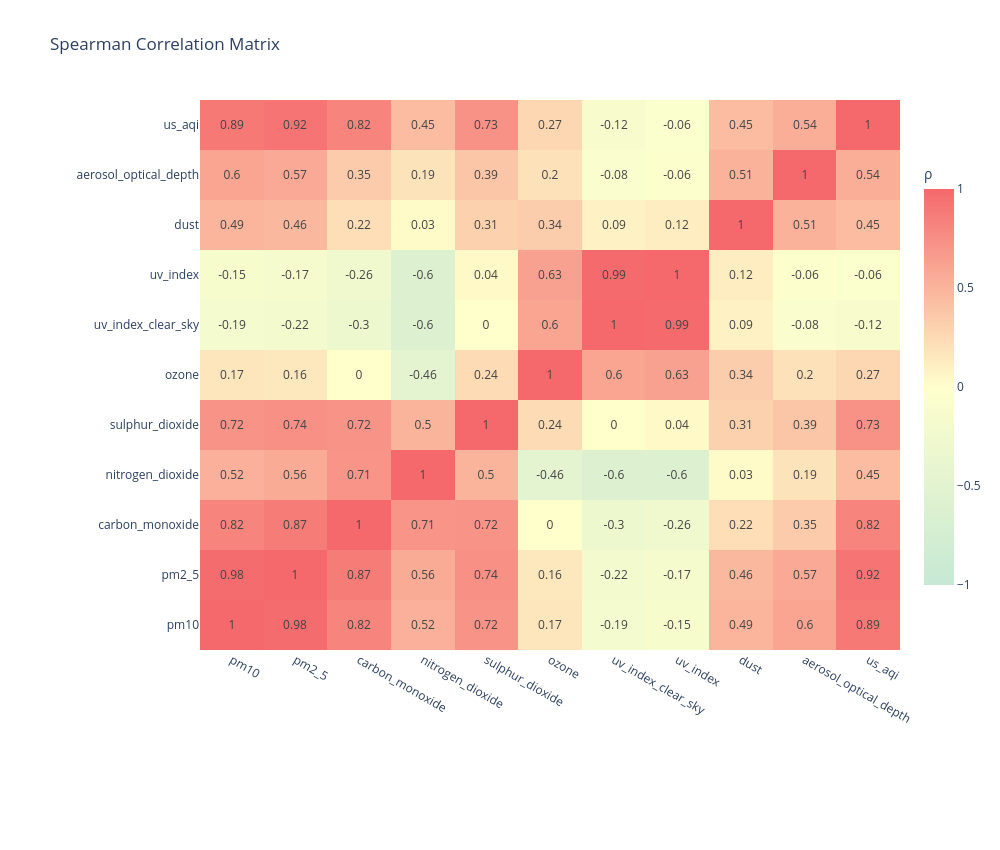

The cell this chart's notebook holds for it:
### Markdown cell above
### Spearman-correlation heatmap

### Code cell
corr = df[numeric_columns].corr(method="spearman")

pastel_scale = [
    [0.0, "rgb(198,232,212)"],   # light green
    [0.5, "rgb(255,255,204)"],   # pale yellow
    [1.0, "rgb(245,105,108)"]    # stronger coral‑red
]

fig = go.Figure(data=go.Heatmap(
    z=corr.values,
    x=corr.columns,
    y=corr.index,
    zmin=-1, zmax=1, zmid=0,
    colorscale=pastel_scale,
    text=corr.round(2).values,
    texttemplate="%{text}",
    textfont=dict(size=12),
    colorbar=dict(
        title="ρ",
        lenmode="fraction", len=0.8,
    )
))

fig.update_layout(
    title="Spearman Correlation Matrix",
    width=1000,
    height=850,
    template="plotly_white",
    xaxis_nticks=len(corr.columns),
    yaxis_nticks=len(corr.index),
    margin=dict(t=100, l=200, b=200)
)

fig.show()

### Figure 1 — Plotly figure (JSON) as saved in the notebook; plotly's stock layout.template omitted (floating-point values rounded to 4 significant figures)
{"data": [{"colorbar": {"len": 0.8, "lenmode": "fraction", "title": {"text": "ρ"}}, "colorscale": [[0, "rgb(198,232,212)"], [0.5, "rgb(255,255,204)"], [1, "rgb(245,105,108)"]], "text": [[1.0, 0.98, 0.82, 0.52, 0.72, 0.17, -0.19, -0.15, 0.49, 0.6, 0.89], [0.98, 1.0, 0.87, 0.56, 0.74, 0.16, -0.22, -0.17, 0.46, 0.57, 0.92], [0.82, 0.87, 1.0, 0.71, 0.72, 0.0, -0.3, -0.26, 0.22, 0.35, 0.82], [0.52, 0.56, 0.71, 1.0, 0.5, -0.46, -0.6, -0.6, 0.03, 0.19, 0.45], [0.72, 0.74, 0.72, 0.5, 1.0, 0.24, 0.0, 0.04, 0.31, 0.39, 0.73], [0.17, 0.16, 0.0, -0.46, 0.24, 1.0, 0.6, 0.63, 0.34, 0.2, 0.27], [-0.19, -0.22, -0.3, -0.6, 0.0, 0.6, 1.0, 0.99, 0.09, -0.08, -0.12], [-0.15, -0.17, -0.26, -0.6, 0.04, 0.63, 0.99, 1.0, 0.12, -0.06, -0.06], [0.49, 0.46, 0.22, 0.03, 0.31, 0.34, 0.09, 0.12, 1.0, 0.51, 0.45], [0.6, 0.57, 0.35, 0.19, 0.39, 0.2, -0.08, -0.06, 0.51, 1.0, 0.54], [0.89, 0.92, 0.82, 0.45, 0.73, 0.27, -0.12, -0.06, 0.45, 0.54, 1.0]], "textfont": {"size": 12}, "texttemplate": "%{text}", "type": "heatmap", "x": ["pm10", "pm2_5", "carbon_monoxide", "nitrogen_dioxide", "sulphur_dioxide", "ozone", "uv_index_clear_sky", "uv_index", "dust", "aerosol_optical_depth", "us_aqi"], "y": ["pm10", "pm2_5", "carbon_monoxide", "nitrogen_dioxide", "sulphur_dioxide", "ozone", "uv_index_clear_sky", "uv_index", "dust", "aerosol_optical_depth", "us_aqi"], "z": [[1.0, 0.9799, 0.8214, 0.5247, 0.7233, 0.1663, -0.1927, -0.145, 0.495, 0.6005, 0.892], [0.9799, 1.0, 0.8705, 0.5582, 0.7374, 0.1587, -0.2163, -0.1682, 0.4647, 0.5742, 0.9183], [0.8214, 0.8705, 1.0, 0.7096, 0.7158, 0.002818, -0.3022, -0.2628, 0.2219, 0.3453, 0.8188], [0.5247, 0.5582, 0.7096, 1.0, 0.5026, -0.4623, -0.6035, -0.5998, 0.02647, 0.1893, 0.4467], [0.7233, 0.7374, 0.7158, 0.5026, 1.0, 0.2358, 0.00242, 0.043, 0.3077, 0.3861, 0.7306], [0.1663, 0.1587, 0.002818, -0.4623, 0.2358, 1.0, 0.5991, 0.6284, 0.3363, 0.203, 0.2688], [-0.1927, -0.2163, -0.3022, -0.6035, 0.00242, 0.5991, 1.0, 0.9863, 0.08843, -0.08201, -0.1154], [-0.145, -0.1682, -0.2628, -0.5998, 0.043, 0.6284, 0.9863, 1.0, 0.122, -0.06117, -0.06329], [0.495, 0.4647, 0.2219, 0.02647, 0.3077, 0.3363, 0.08843, 0.122, 1.0, 0.5149, 0.4471], [0.6005, 0.5742, 0.3453, 0.1893, 0.3861, 0.203, -0.08201, -0.06117, 0.5149, 1.0, 0.5379], [0.892, 0.9183, 0.8188, 0.4467, 0.7306, 0.2688, -0.1154, -0.06329, 0.4471, 0.5379, 1.0]], "zmax": 1, "zmid": 0, "zmin": -1}], "layout": {"height": 850, "margin": {"b": 200, "l": 200, "t": 100}, "title": {"text": "Spearman Correlation Matrix"}, "width": 1000, "xaxis": {"nticks": 11}, "yaxis": {"nticks": 11}}}
